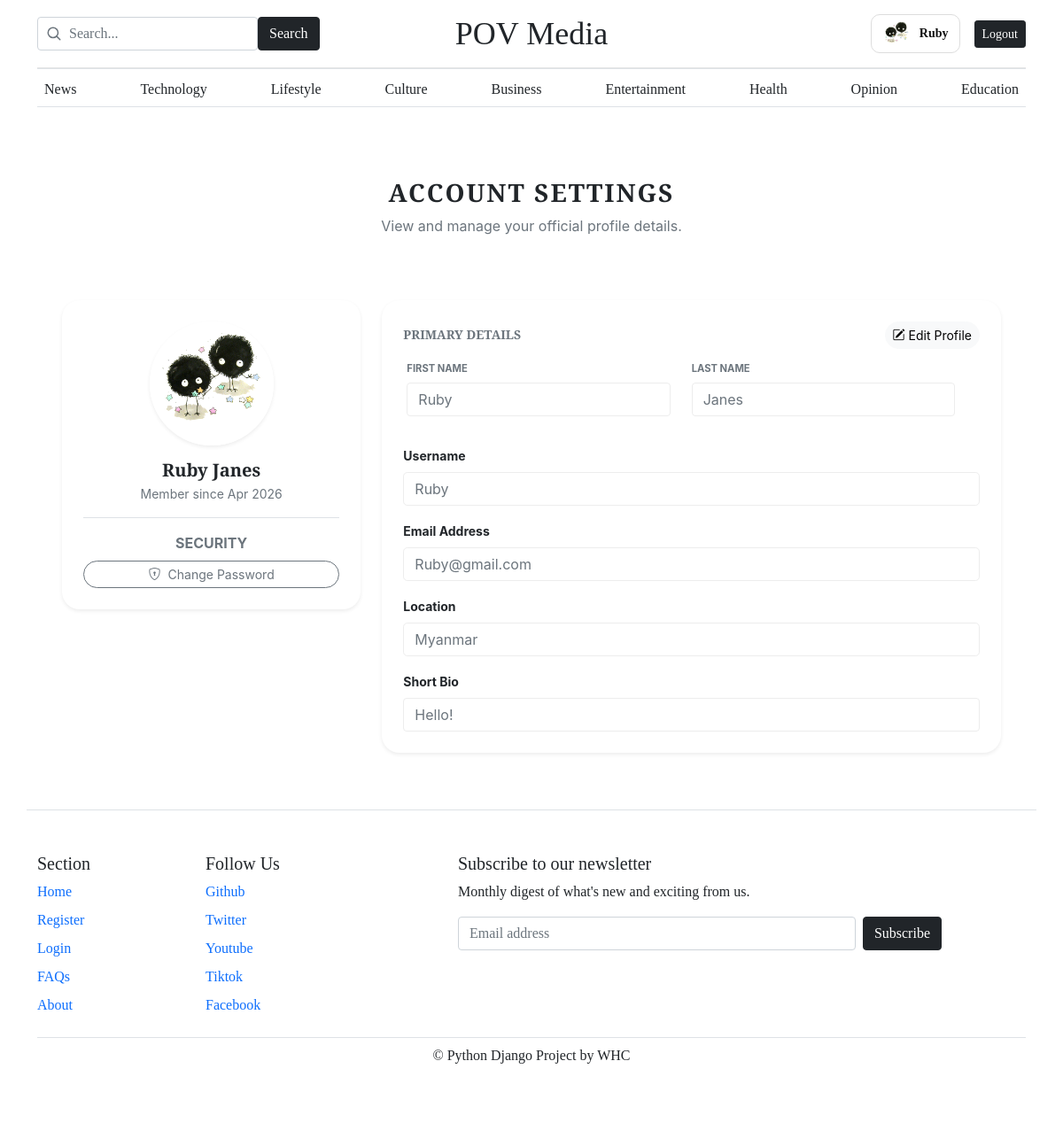
Screenshot of /profile/ (signed in) with the database file from the repository.
### pov/models.py (models this page shows, shortened)
class Profile(models.Model):
    user = models.OneToOneField(User, on_delete=models.CASCADE)
    image = models.ImageField(default='default.jpg', upload_to='profile_pics')
    bio = models.TextField(max_length=300, blank=True) # New field
    location = models.CharField(max_length=100, blank=True) # New field

class Category(models.Model):
    category_name = models.CharField(max_length=50, unique=True)
    created_at = models.DateTimeField(auto_now_add=True)
    updated_at = models.DateTimeField(auto_now=True)
    class Meta:
        verbose_name_plural = 'categories'

### pov/views.py (the view, shortened to what this page needs)
# urls.py: path('profile/', views.user_profile, name='user_profile'), #Profile
@login_required
def user_profile(request):
    profile, created = Profile.objects.get_or_create(user=request.user)
    return render(request, 'user_profile.html')

### pov/context_processors.py (called while the page is built)
def get_categories(request):
    categories = Category.objects.all()
    return dict(categories=categories)

### templates/user_profile.html (shortened to what this page needs)
{% extends 'base.html' %}
{% block main %}
<div class="container py-5" style="font-family: 'Inter', sans-serif;">
    <div class="row justify-content-center">
        <div class="col-12 text-center mb-2">
            <h3 class="text-uppercase fw-bold" style="letter-spacing: 2px;">Account Settings</h3>
            <p class="text-muted">View and manage your official profile details.</p>
        </div>
        <form method="POST" enctype="multipart/form-data" class="row g-4" id="profile-form">
            <div class="col-lg-4">
                <div class="card border-0 shadow-sm p-4 text-center mb-4" style="border-radius: 20px;">
                    <div class="position-relative d-inline-block mx-auto mb-3">
                        <img id="profile-img-preview"
                             src="{{ user.profile.image.url }}"
                             class="rounded-circle shadow-sm"
                             style="width: 140px; height: 140px; object-fit: cover; border: 4px solid #fff;">
                    </div>
                    <h5 class="fw-bold mb-1">{{ user.get_full_name|default:user.username }}</h5>
                    <p class="text-muted small mb-3">Member since {{ user.date_joined|date:"M Y" }}</p>
                    <div class="pt-3 border-top">
                        <p class="x-small text-muted mb-2 text-uppercase fw-bold">Security</p>
                        <button type="button" class="btn btn-outline-secondary btn-sm w-100 rounded-pill" data-bs-toggle="modal" data-bs-target="#changePasswordModal">
                            <i class="bi bi-shield-lock me-2"></i>Change Password
                        </button>
                    </div>
                </div>
            </div>
            <div class="col-lg-8">
                <div class="card border-0 shadow-sm p-4" style="border-radius: 20px;">
                    <div class="d-flex justify-content-between align-items-center mb-4">
                        <h6 class="fw-bold mb-0 text-uppercase small text-muted">Primary Details</h6>
                        <button type="button" class="btn btn-sm btn-light rounded-pill read-element" id="enable-edit-btn">
                            <i class="bi bi-pencil-square me-1"></i>Edit Profile
                        </button>
                    </div>
                    <div class="row g-3">
                        <div class="row mb-3">
                            <div class="col-md-6 mb-3 mb-md-0">
                                <label class="form-label small text-uppercase fw-bold text-muted" style="font-size: 0.7rem;">First Name</label>
                                <input type="text" name="first_name" class="form-control" value="{{ user.first_name }}" readonly required>
                            </div>
                            <div class="col-md-6">
                                <label class="form-label small text-uppercase fw-bold text-muted" style="font-size: 0.7rem;">Last Name</label>
                                <input type="text" name="last_name" class="form-control" value="{{ user.last_name }}" readonly required>
                            </div>
                        </div>
                        <div class="col-12">
                            <label class="form-label small fw-bold">Username</label>
                            <input type="text" name="username" value="{{ user.username }}" class="form-control rounded-3" readonly required>
                        </div>
                        <div class="col-12">
                            <label class="form-label small fw-bold">Email Address</label>
                            <input type="email" name="email" value="{{ user.email }}" class="form-control rounded-3" readonly required>
                        </div>
                        <div class="col-12">
                            <label class="form-label small fw-bold">Location</label>
                            <input type="text" name="location" value="{{ user.profile.location }}" placeholder="e.g. New York, USA" class="form-control rounded-3" readonly>
                        </div>
                        <div class="col-12">
                            <label class="form-label small fw-bold">Short Bio</label>
                            <input type="text" name="bio" class="form-control" placeholder="Tell us about yourself..." value="{{ user.profile.bio }}" readonly required>
                        </div>
                    </div>
                </div>
            </div>
        </form>
    </div>
</div>
{% endblock %}

### templates/base.html (shortened to what this page needs)
{% load static %}
{% load pwa %}
<!DOCTYPE html>
<html lang="en">
<head>
    <link rel="stylesheet" href="{% static 'css/blog.css' %}">
    <link href="{% static 'css/bootstrap.css' %}" type="text/css" rel="stylesheet">
    <link rel="stylesheet" href="https://cdn.jsdelivr.net/npm/bootstrap-icons@1.11.3/font/bootstrap-icons.min.css">
</head>
<body>
  <div class="container">
  <header class="blog-header py-3">
    <div class="row align-items-center">
      <div class="col-md-4 col-12 search-col">
        <form class="mb-0" action="{% url 'search' %}" method="GET">
          <div class="search-container">
            <input type="search" name="search" value="{{ keyword }}" class="form-control" placeholder="Search..." aria-label="Search">
            <button class="btn btn-dark" type="submit">Search</button>
          </div>
        </form>
      </div>
      <div class="col-md-4 col-12 text-center logo-col">
        <a class="blog-header-logo text-dark" href="/"
          style="font-size: 2.25rem; font-family: 'Playfair Display', serif; text-decoration: none;">
          POV Media
        </a>
      </div>
      <div class="col-md-4 col-12 d-flex justify-content-md-end justify-content-center align-items-center gap-3 auth-col">
        {% if request.user.is_authenticated %}
          <a href="{% url 'account_redirect' %}" style="text-decoration: none; color: #111;">
            <div class="user-pill">
              {% if request.user.profile.image and request.user.profile.image.name != 'default.png' %}
                  <img src="{{ request.user.profile.image.url }}" class="avatar-circle-img">
              {% else %}
                  <div class="avatar-circle">
                      {{ request.user.username|slice:":1"|upper }}
                  </div>
              {% endif %}
              <span class="username" style="font-weight: bold;">{{ request.user.username }}</span>
            </div>
          </a>
          <a class="btn btn-sm btn-dark" href="{% url 'logout' %}">Logout</a>
        {% else %}
          <a class="btn btn-sm btn-dark" href="{% url 'login' %}">Login</a>
          <a class="btn btn-sm btn-outline-dark" href="{% url 'register' %}">Register</a>
        {% endif %}
      </div>
    </div>
  </header>
  <div class="nav-scroller py-1 mb-2 border-bottom border-top">
    <nav class="nav d-flex justify-content-between">
      {% for category in categories %}
      <a class="p-2 link-secondary text-dark" href="{% url 'posts_by_category' category.id %}" style="text-decoration: none;">
        {{ category.category_name }}
      </a>
      {% endfor %}
    </nav>
  </div>
</div>
  <main class="container" style="padding: 1rem;">
    {% block main %}{% endblock %}
  </main>
  <div class="container border-top" bis_skin_checked="1">
    <footer class="mt-auto py-5">
      <div class="row" bis_skin_checked="1">
        <div class="col-6 col-md-2 mb-3" bis_skin_checked="1">
          <h5>Section</h5>
          <ul class="nav flex-column">
            <li class="nav-item mb-2"><a href="/" class="nav-link p-0 text-body-secondary">Home</a></li>
            <li class="nav-item mb-2"><a href="/register/" class="nav-link p-0 text-body-secondary">Register</a></li>
            <li class="nav-item mb-2"><a href="/login/" class="nav-link p-0 text-body-secondary">Login</a></li>
            <li class="nav-item mb-2"><a href="#" class="nav-link p-0 text-body-secondary">FAQs</a></li>
            <li class="nav-item mb-2"><a href="#" class="nav-link p-0 text-body-secondary">About</a></li>
          </ul>
        </div>
        <div class="col-6 col-md-2 mb-3" bis_skin_checked="1">
          <h5>Follow Us</h5>
          <ul class="nav flex-column">
            <li class="nav-item mb-2"><a href="#" class="nav-link p-0 text-body-secondary">Github</a></li>
            <li class="nav-item mb-2"><a href="#" class="nav-link p-0 text-body-secondary">Twitter</a></li>
            <li class="nav-item mb-2"><a href="#" class="nav-link p-0 text-body-secondary">Youtube</a></li>
            <li class="nav-item mb-2"><a href="#" class="nav-link p-0 text-body-secondary">Tiktok</a></li>
            <li class="nav-item mb-2"><a href="#" class="nav-link p-0 text-body-secondary">Facebook</a></li>
          </ul>
        </div>
        <div class="col-md-6 offset-md-1 mb-3" bis_skin_checked="1">
          <form method="POST" action="{% url 'subscribe' %}">
            <h5>Subscribe to our newsletter</h5>
            <p>Monthly digest of what's new and exciting from us.</p>
            <div class="d-flex gap-2">
              <input name="email" type="email" class="form-control" placeholder="Email address" required>
              <button class="btn btn-dark" type="submit">Subscribe</button>
            </div>
          </form>
        </div>
      </div>
      <div class="border-top text-center">
        <p class="mt-2">© Python Django Project by WHC</p>
      </div>
    </footer>
  </div>
</body>
</html>

### static/css/blog.css (style rules this page uses)
.blog-header { line-height: 1; border-bottom: 1px solid #e5e5e5; }
.blog-header-logo { font-family: "Playfair Display", Georgia, "Times New Roman", serif; font-size: 2.25rem; }
h1, h2, h3, h4, h5, h6 { font-family: "Playfair Display", Georgia, "Times New Roman", serif; }
.nav-scroller { position: relative; z-index: 2; height: 2.75rem; overflow-y: hidden; }
.nav-scroller .nav { display: flex; flex-wrap: nowrap; padding-bottom: 1rem; margin-top: -1px; overflow-x: auto; text-align: center; white-space: nowrap; -webkit-overflow-scrolling: touch; }

### templates/base.html (style rules this page uses)
body { font-family: 'Poppins'; }
.search-container { position: relative; display: flex; align-items: center; max-width: 250px; }
.search-container .form-control { padding-left: 35px; width: 250px; }
.user-pill { display: flex; align-items: center; gap: 10px; padding: 5px 12px; border: 1px solid #ddd; border-radius: 10px; background: #fff; transition: 0.3s; }
.avatar-circle-img { width: 32px; height: 32px; border-radius: 50%; object-fit: cover; }
.username { font-size: 14px; font-weight: 500; }

### templates/user_profile.html (style rules this page uses)
.form-control[readonly] { background-color: transparent !important; border-color: #ededed; color: #6c757d; font-weight: 400; cursor: default; }

### rows the page displays
Category: category_name "News"
Category: category_name "Technology"
Category: category_name "Lifestyle"
Category: category_name "Culture"
Category: category_name "Business"
Category: category_name "Entertainment"
Category: category_name "Health"
Category: category_name "Opinion"
Category: category_name "Education"

### other values shown
{{ request.user.username }} "Ruby"
{{ user.get_full_name|default:user.username }} "Ruby Janes"
{{ user.date_joined|date:"M Y" }} "Apr 2026"
